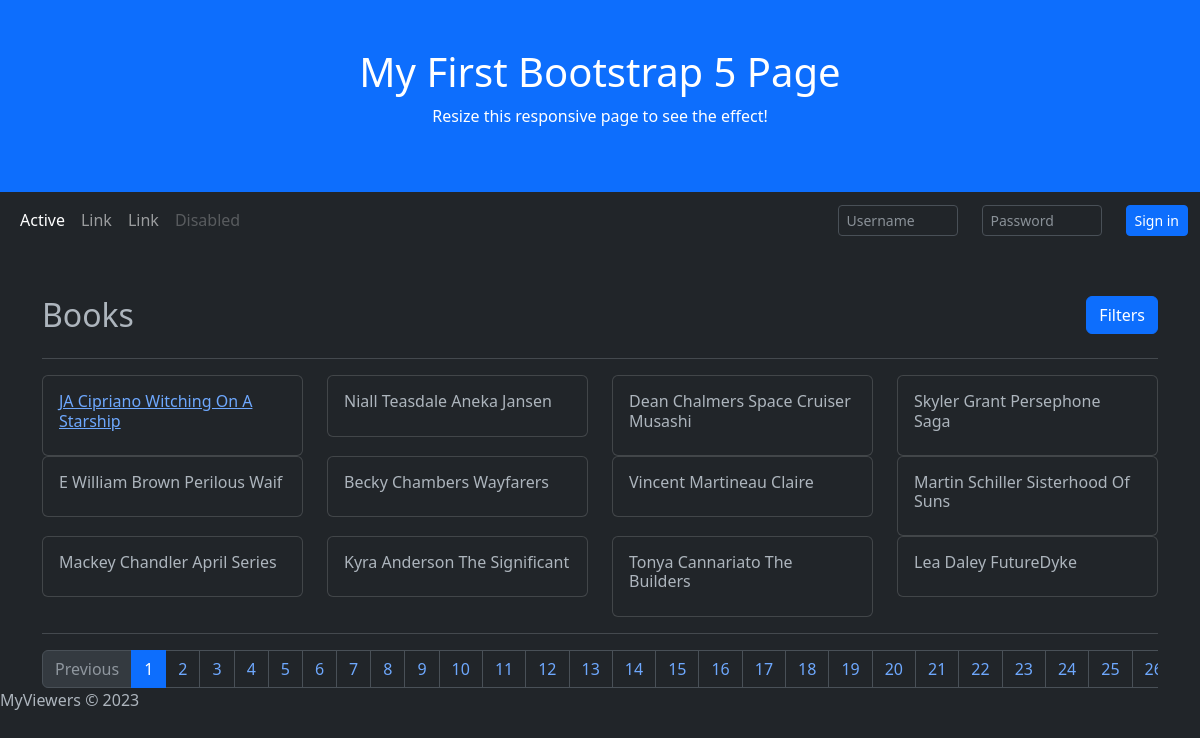
The page / on the database its author committed.
### tables this page shows
CREATE TABLE `books` (
  `id` int(11) NOT NULL,
  `type_id` int(11) NOT NULL DEFAULT 1,
  `name` varchar(300) NOT NULL,
  `author` varchar(300) DEFAULT NULL,
  `n_series` int(11) DEFAULT NULL COMMENT 'Number of full-length novels in the series',
  `shared_universe` int(11) DEFAULT NULL COMMENT 'Part of a shared-universe or similar',
  `has_related` int(11) DEFAULT NULL COMMENT 'Some related works exist, ie. short stories, web chapters etc.',
  `warning` int(11) DEFAULT NULL COMMENT 'Warning: series gets worse, turns het, or has other issues',
  `not_read_all` int(11) DEFAULT NULL COMMENT 'Haven''t read all of it so can''t vouch for the content of all novels',
  `available` int(11) DEFAULT NULL COMMENT 'Series might not be easily available or abandoned',
  `m_wo` int(11) DEFAULT NULL COMMENT 'Matriarchies, women-only, etc.',
  `science_babies` int(11) DEFAULT NULL COMMENT 'Science or magic babies',
  `url` varchar(300) DEFAULT NULL,
  `deleted` int(11) NOT NULL DEFAULT 0
);

### includes/public_functions.php (called while the page is built, shortened)
<?php
function getBooks($paginationStart, $limit) {
	global $conn;
	$sql = "SELECT * FROM books WHERE deleted=0 LIMIT ".$paginationStart.",".$limit;
	$result = mysqli_query($conn, $sql);
	$datas = mysqli_fetch_all($result, MYSQLI_ASSOC);
	$final_datas = array();
	foreach ($datas as $data) {
		array_push($final_datas, $data);
	}
	return $final_datas;
}
function countBooks() {
	global $conn;
	$sql = "SELECT count(id) AS id FROM books";
	$result = mysqli_query($conn, $sql);
	$count = mysqli_fetch_assoc($result);
	return $count['id'];
}

### index.php (the view, shortened to what this page needs)
<?php require_once('config.php') ?>
<?php require_once( ROOT_PATH . '/includes/public_functions.php') ?>
<?php
  $limit = isset($_SESSION['records-limit']) ? $_SESSION['records-limit'] : 12;
  $page = (isset($_GET['page']) && is_numeric($_GET['page']) ) ? $_GET['page'] : 1;
  $paginationStart = ($page - 1) * $limit;
  $books = getBooks($paginationStart, $limit);
  $countBooks = countBooks();
  $allRecrods = $countBooks;
  $totoalPages = ceil($allRecrods / $limit);
  $prev = $page - 1;
?>
<?php require_once( ROOT_PATH . '/includes/head_section.php') ?>
</head>
<body>
	<div class="p-5 bg-primary text-white text-center">
	  <h1>My First Bootstrap 5 Page</h1>
	  <p>Resize this responsive page to see the effect!</p>
	</div>
	<?php include( ROOT_PATH . '/includes/navbar.php') ?>
	<div class="container mt-5">
		<div class="content">
			<div class="row">
				<div class="col">
					<h2 class="content-title">Books</h2>
				</div>
				<div class="col-auto justify-content-end">
					<button class="btn btn-primary" type="button" data-bs-toggle="offcanvas" data-bs-target="#offcanvas">Filters</button>
				</div>
			</div>
			<hr>
			<div class="row">
			<?php
			foreach ($books as $book): ?>
				<div class="col-sm-3">
					<div class="card">
						<div class="card-body">
							<h6 class="card-title"><?php echo ($book["url"]) ? "<a href='".$book["url"]."' target='_blank'>".$book["name"]."</a>" : $book["name"]; ?></h6>
						</div>
					</div>
				</div>
			<?php endforeach ?>
			</div>
			<hr>
			<div class="row">
				<nav >
					<ul class="pagination justify-content-center_ m-0" style="overflow: auto;">
						<li class="page-item <?php if($page <= 1){ echo 'disabled'; } ?>">
							<a class="page-link" href="<?php if($page <= 1){ echo '#'; } else { echo "?page=" . $prev; } ?>">Previous</a>
						</li>
						<?php for($i = 1; $i <= $totoalPages; $i++ ): ?>
						<li class="page-item <?php if($page == $i) {echo 'active'; } ?>">
							<a class="page-link" href="index.php?page=<?= $i; ?>"> <?= $i; ?> </a>
						</li>
						<?php endfor; ?>
					</ul>
				</nav>
			</div>
		</div>
	</div>
	<?php include( ROOT_PATH . '/includes/footer.php') ?>

### includes/head_section.php (shortened to what this page needs)
<!DOCTYPE html>
<html lang="en" data-bs-theme="dark">
<head>
    <link href="https://cdn.jsdelivr.net/npm/bootstrap@5.3.0-alpha3/dist/css/bootstrap.min.css" rel="stylesheet">
    <link rel="stylesheet" href="https://cdn.datatables.net/1.13.4/css/jquery.dataTables.css" />

### includes/navbar.php (shortened to what this page needs)
<nav class="navbar navbar-expand-sm bg-dark navbar-dark">
  <div class="container-fluid">
    <ul class="navbar-nav">
      <li class="nav-item">
        <a class="nav-link active" href="#">Active</a>
      </li>
      <li class="nav-item">
        <a class="nav-link" href="#">Link</a>
      </li>
      <li class="nav-item">
        <a class="nav-link" href="#">Link</a>
      </li>
      <li class="nav-item">
        <a class="nav-link disabled" href="#">Disabled</a>
      </li>
    </ul>
    <?php if (isset($_SESSION['user']['username'])) { ?>
		<div class="d-flex logged_in_info">
			<span>welcome <?php echo $_SESSION['user']['username'] ?></span>
			|
			<span><a href="logout.php">logout</a></span>
		</div>
	<?php }else{ ?>
		<div class="d-flex banner">
			<form action="<?php echo BASE_URL . 'index.php'; ?>" method="post" >
				<div class="row">
					<div class="col-auto">
						<input class="form-control form-control-sm" type="text" name="username" value="<?php echo $username; ?>" placeholder="Username" style="max-width: 120px;">
					</div>
					<div class="col-auto">
						<input class="form-control form-control-sm" type="password" name="password" placeholder="Password" style="max-width: 120px;">
					</div>
					<div class="col col-auto">
						<button class="btn btn-primary btn-block btn-sm" type="submit" name="login_btn">Sign in</button>
					</div>
				</div>
			</form>
		</div>
	<?php } ?>
  </div>
</nav>

### includes/footer.php (shortened to what this page needs)
<div class="footer">
			<p>MyViewers &copy; <?php echo date('Y'); ?></p>
		</div>
</body>
</html>

### rows shown on the page
books: name "JA Cipriano Witching On A Starship"
books: name "Niall Teasdale Aneka Jansen"
books: name "Dean Chalmers Space Cruiser Musashi"
books: name "Skyler Grant Persephone Saga"
books: name "E William Brown Perilous Waif"
books: name "Becky Chambers Wayfarers"
books: name "Vincent Martineau Claire"
books: name "Martin Schiller Sisterhood Of Suns"
books: name "Mackey Chandler April Series"
books: name "Kyra Anderson The Significant"
books: name "Tonya Cannariato The Builders"
books: name "Lea Daley FutureDyke"
